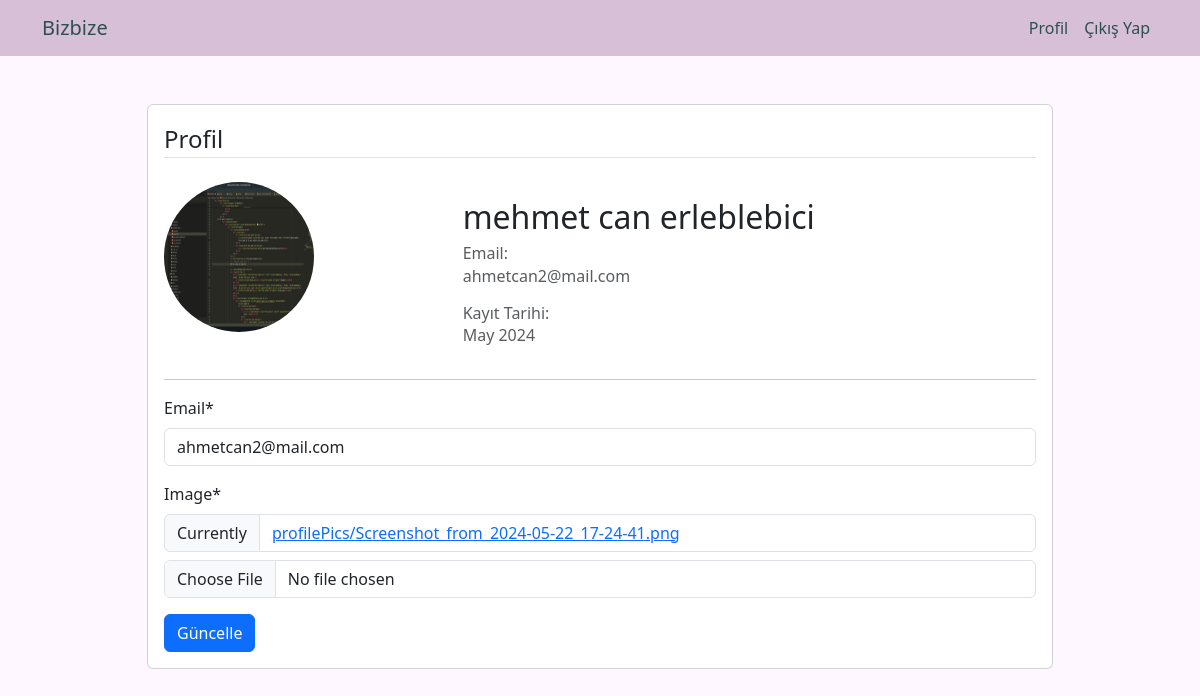
Screenshot of /profile/ (signed in) with the database file from the repository.
### users/models.py (models this page shows, shortened)
class CustomUser(AbstractUser):
    username = None
    email = models.EmailField(unique=True)
    objects = CustomUserManager()
    groups = models.ManyToManyField(
        'auth.Group',
        verbose_name=('groups'),
        blank=True,
        help_text=(
            'The groups this user belongs to. A user will get all permissions '
            'granted to each of their groups.'
        ),
        related_name="customuser_set",
        related_query_name="user",
    )
    user_permissions = models.ManyToManyField(
        'auth.Permission',
        verbose_name=('user permissions'),
        blank=True,
        help_text=('Specific permissions for this user.'),
        related_name="customuser_set",
        related_query_name="user",
    )
    USERNAME_FIELD = 'email'
    REQUIRED_FIELDS = ['first_name', 'last_name']

class Profile(models.Model):
    user = models.OneToOneField(CustomUser, on_delete=models.CASCADE)
    image = models.ImageField(default="default.jpg", upload_to="profilePics")

### users/views.py (the view)
# urls.py: path('profile/', user_views.profile, name='profile'),
@login_required
def profile(request):
    if request.method == "POST":
        userForm = UserUpdateForm(request.POST, instance=request.user)
        profileForm = ProfileUpdateForm(request.POST, request.FILES, instance=request.user.profile)
        if userForm.is_valid() and profileForm.is_valid():
            userForm.save()
            profileForm.save()
            messages.success(request, f"Your account has been updated!")
            return redirect("profile")
    else:
        userForm = UserUpdateForm(instance=request.user)
        profileForm = ProfileUpdateForm(instance=request.user.profile)
    context = {
        "userForm": userForm,
        "profileForm": profileForm
    }
    return render(request, "users/profile.html", context)

### users/forms.py
class UserUpdateForm(forms.ModelForm):
    email = forms.EmailField(label='Email')
    class Meta:
        model = User
        fields = ["email"]

class ProfileUpdateForm(forms.ModelForm):
    class Meta:
        model = Profile
        fields = ["image"]

### users/templates/users/profile.html (shortened to what this page needs)
{% extends 'blog/base.html' %}
{% load crispy_forms_tags %}
{% block content %}
<div class="container">
    <div class="row ">
        <div class="col-md-10 offset-md-1">
            <div class="card mt-5">
                <div class="card-body">
                    <legend class="border-bottom mb-4">
                        Profil
                    </legend>
                    <div class="row">
                        <div class="col-md-4 justify-content-left">
                            <img src="{{ user.profile.image.url }}" alt="Profile Picture" class="img-fluid rounded-circle"
                                style="width: 150px; height: 150px;">
                        </div>
                        <div class="col-md-8">
                            <h2 class="mt-3">{{ user.first_name }} {{ user.last_name }}</h2>
                            <div class="row">
                                <div class="col">
                                    <h6 class="text-muted mb-0">Email:</h6>
                                    <p class="text-muted" >{{ user.email }}</p>
                                </div>
                            </div>
                            <div class="row">
                                <div class="col">
                                    <h6 class="text-muted mb-0" >Kayıt Tarihi:</h6>
                                    <p class="text-muted" >{{ user.date_joined|date:"F Y" }}</p>
                                </div>
                            </div>
                        </div>
                    </div>
                    <hr>
                    <div class="row">
                        <form method="POST" enctype="multipart/form-data">
                            {{ userForm|crispy }}
                            {{ profileForm|crispy }}
                            <button class="btn btn-primary" type="submit">Güncelle</button>
                        </form>
                    </div>
                </div>
            </div>
        </div>
    </div>
</div>
{% endblock %}

### rows the page displays
CustomUser: profile.image (picture), first_name "mehmet can", last_name "erleblebici", email "ahmetcan2@mail.com", date_joined "May 2024"
